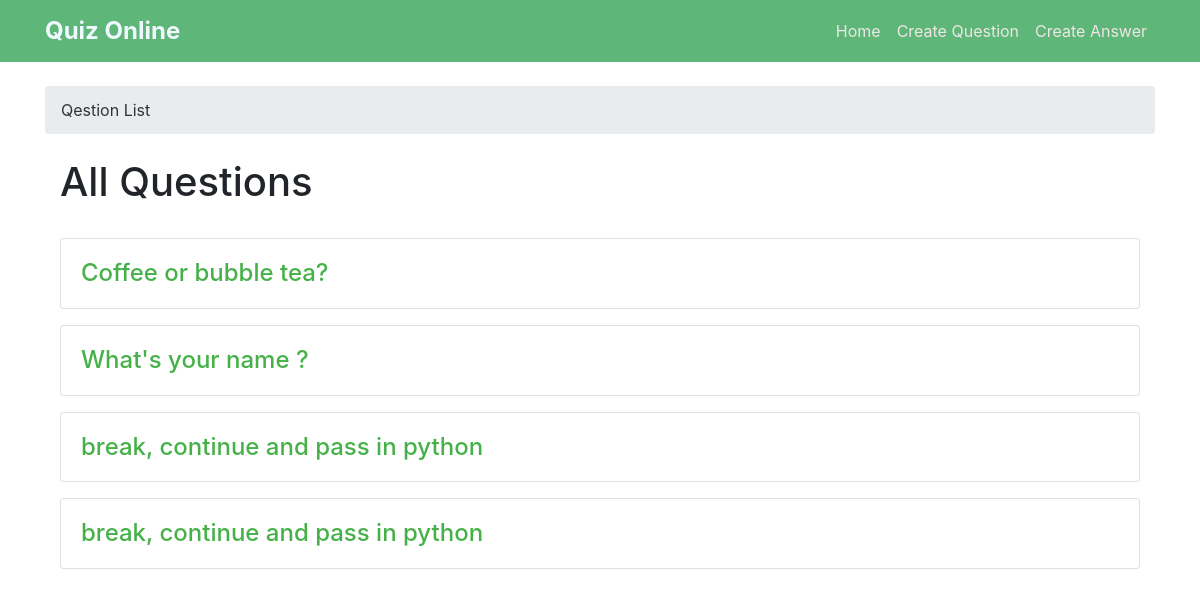
Before: / with the older database file.
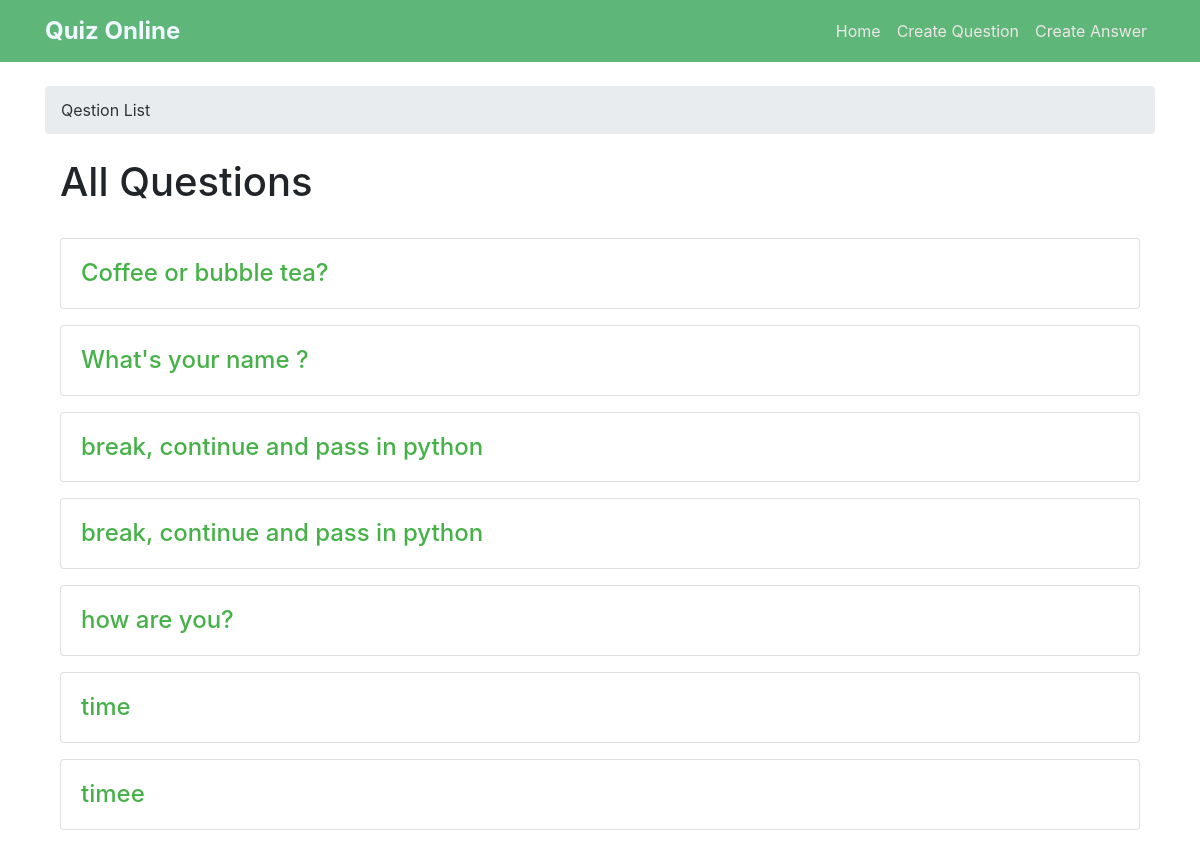
After: the same page with the newer database file.
### quiz_app/models.py (models this page shows)
class Question(models.Model):
    author = models.ForeignKey(User, on_delete=models.CASCADE)
    question_title = models.CharField(max_length=100)
    content = models.TextField(max_length=1000)
    tags = TaggableManager()
    created_at = models.DateTimeField(default=timezone.now)
    def __str__(self) -> str:
        return self.question_title

### quiz_app/views.py (the view)
# urls.py: path('', Question_List.as_view()),
class Question_List(ListView):
    model = Question
    context_object_name = "question"

### quiz_app/templates/quiz_app/question_list.html (shortened to what this page needs)
{% extends 'base.html' %}
{% block breadcrumb %}
    <li class="breadcrumb-item active">Qestion List</li>
{%endblock%}
{% block content %}
  <div class="container mt-4">
    <h1>All Questions</h1>
    <br>
    {% for q in question %}
    <div class="card mb-3">
      <div class="card-body">
        <a href="{{ q.id }}" class="a">
          <h4 class="card-title">{{ q }}</h4>
        </a>
      </div>
    </div>
    {% endfor %}
  </div>
  {%endblock%}

### quiz_app/templates/base.html (shortened to what this page needs)
<!DOCTYPE html>
<html lang="en">
<head>
  <link rel="stylesheet" href="https://maxcdn.bootstrapcdn.com/bootstrap/4.5.2/css/bootstrap.min.css">
</head>
<body>
  <nav class="navbar navbar-expand-md ">
    <div class="container">
      <a class="navbar-brand" href="/">Quiz Online</a>
      <div class="collapse navbar-collapse" id="navbarNav">
        <ul class="navbar-nav ml-auto">
          <li class="nav-item active">
            <a class="nav-link" href="/">Home</a>
          </li>
          <li class="nav-item">
            <a class="nav-link" href="create_q">Create Question</a>
          </li>
          <li class="nav-item">
            <a class="nav-link" href="{% url 'create_a' %}">Create Answer</a>
          </li>
        </ul>
      </div>
    </div>
  </nav>
  <div class="container">
    <ol class="breadcrumb my-4">
        {% block breadcrumb %}
        {% endblock %}
    </ol>
  {% block content %}
  {% endblock %}
</body>
</html>

### quiz_app/templates/base.html (style rules this page uses)
.navbar { background-color: #5eb678; }
.navbar a.nav-link { color: #ede7e7; }
.navbar-brand { font-size: 24px; font-weight: bold; color: aliceblue; }
.card-title { margin-bottom: 0; }
a.a { font-size: 18px; font-weight: bold; color: #46b148; text-decoration: none; }
.breadcrumb-item { display: inline-block; }
.breadcrumb-item.active { color: #333; }

Changed rows visible on the page:
added Question: question_title "how are you?"
added Question: question_title "time"
added Question: question_title "timee"
